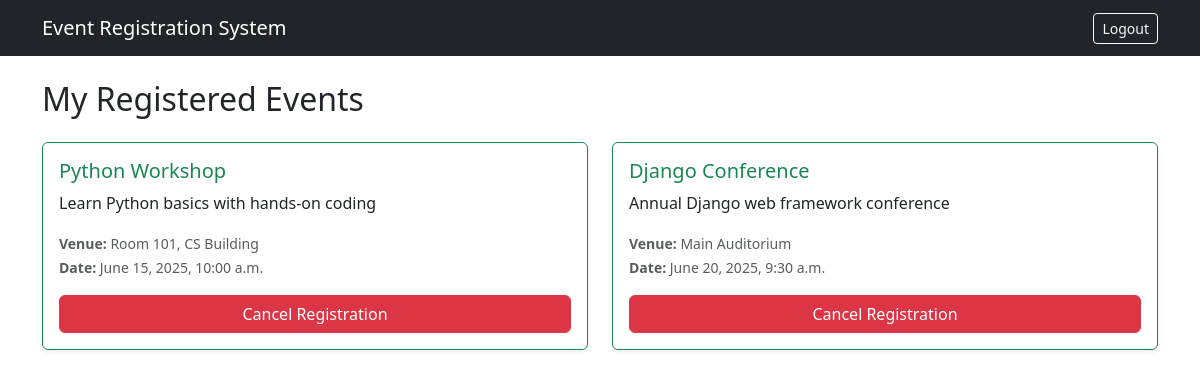
Page /users/my_events/ (signed in) on the committed database.
### users/models.py (models this page shows, shortened)
class Events(models.Model):
    event_name = models.CharField(max_length=150)
    event_venue = models.CharField(max_length=150)
    event_date = models.DateTimeField()
    event_type = models.CharField(max_length=100)
    event_details = models.TextField()

### users/views.py (the view)
# urls.py: path('my_events/',views.my_events, name='my_events'),
@login_required
def my_events(request):
    user_events = User_Events.objects.filter(user_id = request.user).select_related('event_id')
    events = [ue.event_id for ue in user_events]
    return render(request, 'events/my_events.html', {'events':events})

### users/templates/events/my_events.html (shortened to what this page needs)
{% extends 'base.html' %}
{% block content %}
<h2 class="mb-4">My Registered Events</h2>
{% if events %}
<div class="row row-cols-1 row-cols-md-2 g-4">
    {% for event in events %}
    <div class="col">
        <div class="card h-100 shadow-sm border-success">
            <div class="card-body">
                <h5 class="card-title text-success">{{ event.event_name }}</h5>
                <p class="card-text">{{ event.event_details|truncatewords:30 }}</p>
                <p class="card-text">
                    <small class="text-muted">
                        <strong>Venue:</strong> {{ event.event_venue }}<br>
                        <strong>Date:</strong> {{ event.event_date|date:"F j, Y, g:i a" }}
                    </small>
                </p>
                <form method="post" action="{% url 'users:cancel_registration' event.id %}" class="d-grid">
                    <button type="submit" onclick="return confirm('Are you sure you want to cancel this registration?')" class="btn btn-danger">Cancel Registration</button>
                </form>
            </div>
        </div>
    </div>
    {% endfor %}
</div>
{% else %}
<div class="alert alert-warning text-center">
    <p class="mb-0">You are not registered to any events. <a href="{% url 'users:event_list' %}" class="alert-link">Browse events</a></p>
</div>
{% endif %}
{% endblock %}

### templates/base.html (shortened to what this page needs)
<!DOCTYPE html>
<html lang="en">
<head>
    <link href="https://cdn.jsdelivr.net/npm/bootstrap@5.3.0/dist/css/bootstrap.min.css" rel="stylesheet">
</head>
<body>
    <nav class="navbar navbar-dark bg-dark">
        <div class="container">
            <span class="navbar-brand">Event Registration System</span>
            {% if user.is_authenticated %}
            <form method="post" action="{% url 'users:logout' %}" class="m-0">
                <button type="submit" class="btn btn-outline-light btn-sm">Logout</button>
            </form>
            {% endif %}
        </div>
    </nav>
    <main class="container mt-4">
        {% block content %}
        {% endblock %}
    </main>
</body>
</html>

### rows in the picture
Events: event_name "Python Workshop", event_details "Learn Python basics with hands-on coding", event_venue "Room 101, CS Building", event_date "June 15, 2025, 10:00 a.m."
Events: event_name "Django Conference", event_details "Annual Django web framework conference", event_venue "Main Auditorium", event_date "June 20, 2025, 9:30 a.m."
